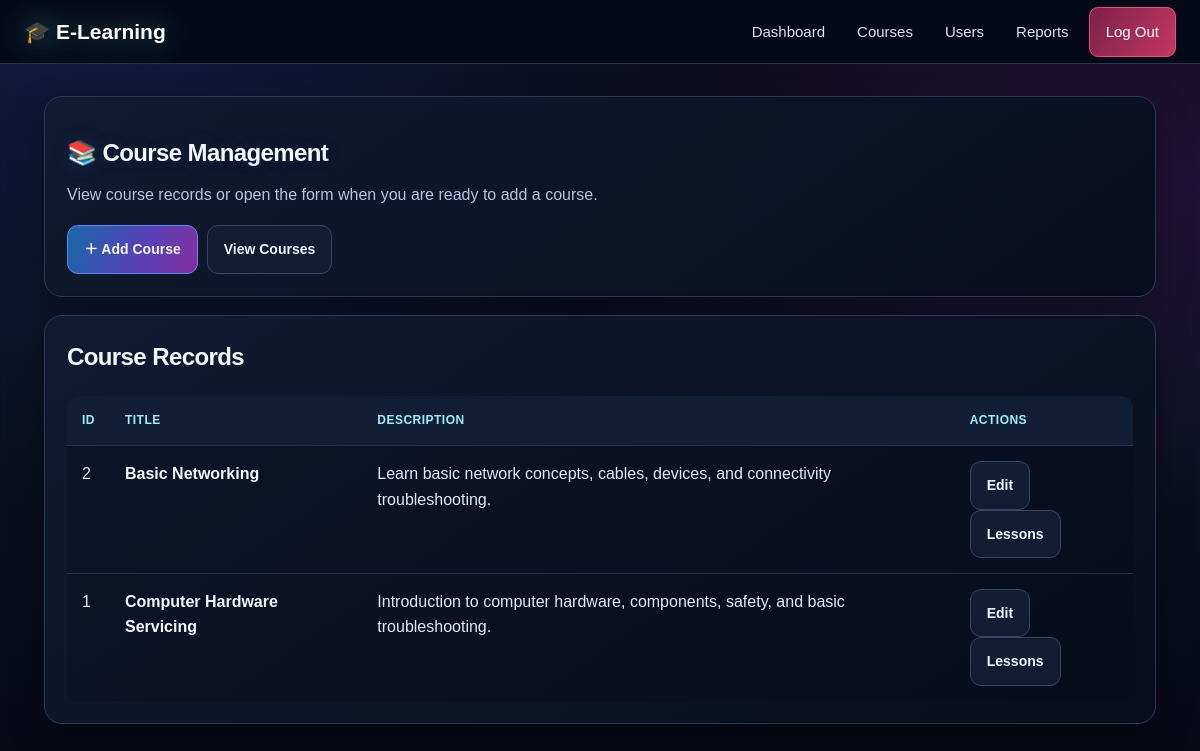
/admin/courses?view=1 (signed in), run on the app's committed database.
### tables this page shows
CREATE TABLE courses(id INTEGER PRIMARY KEY AUTOINCREMENT,title TEXT NOT NULL,description TEXT NOT NULL,created_at TEXT DEFAULT CURRENT_TIMESTAMP);

### app.py (the view, shortened to what this page needs)
@app.route('/admin/courses',methods=['GET','POST'])
@admin_required
def admin_courses():
    con=db()
    edit=con.execute('SELECT * FROM courses WHERE id=?',(request.args['edit'],)).fetchone() if request.args.get('edit') else None
    rows=con.execute('SELECT * FROM courses ORDER BY id DESC').fetchall(); con.close()
    return render_template('admin_courses.html',courses=rows,edit=edit,show_courses=request.args.get('view')=='1' or bool(edit),show_form=request.args.get('add')=='1' or bool(edit))

### app.py (called while the page is built)
def db():
    con=sqlite3.connect(DB)
    con.row_factory=sqlite3.Row
    con.execute('PRAGMA foreign_keys=ON')
    return con

def admin_required(fn):
    @wraps(fn)
    def wrap(*a,**kw):
        if 'user' not in session: return redirect(url_for('login'))
        if session['user']['role']!='admin': flash('Admin access only.'); return redirect(url_for('dashboard'))
        return fn(*a,**kw)
    return wrap

@app.context_processor
def inject():
    return {'user':session.get('user')}

### templates/admin_courses.html (shortened to what this page needs)
{% extends 'base.html' %}{% block content %}<section class="py-card"><h1>📚 Course Management</h1><p class="page-intro">View course records or open the form when you are ready to add a course.</p><div class="actions"><a class="py-btn primary" href="{{ url_for('admin_courses',add=1) }}">＋ Add Course</a><a class="py-btn" href="{{ url_for('admin_courses',view=1) }}">View Courses</a></div></section>{% if show_courses %}<section class="py-card"><h2>Course Records</h2>{% if courses %}<table><thead><tr><th>ID</th><th>Title</th><th>Description</th><th>Actions</th></tr></thead><tbody>{% for c in courses %}<tr><td>{{ c.id }}</td><td><strong>{{ c.title }}</strong></td><td>{{ c.description }}</td><td><a class="py-btn" href="{{ url_for('admin_courses',edit=c.id) }}">Edit</a><a class="py-btn" href="{{ url_for('admin_lessons',view=1) }}">Lessons</a></td></tr>{% endfor %}</tbody></table>{% else %}<p class="empty">No courses have been added yet.</p>{% endif %}</section>{% endif %}{% endblock %}

### static/style.css (style rules this page uses)
* { box-sizing:border-box }
body { margin:0;font-family:Arial,Helvetica,sans-serif;background:#f4f7fb;color:#1f2937 }
table { width:100%;border-collapse:collapse }
th,td { text-align:left;padding:11px;border-bottom:1px solid #e5e7eb;vertical-align:top }
:root { color-scheme:dark; --bg:#070914;--bg-2:#0b1020;--surface:rgba(16,23,43,.88);--surface-solid:#10172b; --surface-2:#141e36;--line:rgba(125,151,205,.22);--text:#edf4ff;--muted:#9baac8; --cyan:#4deaff;--blue:#5588ff;--violet:#b66bff;--pink:#ff5bd6;--green:#57f5b2; --danger:#ff6689;--glow-cyan:0 0 14px rgba(77,234,255,.22);--glow-violet:0 0 20px rgba(182,107,255,.22); }
html { scroll-behavior:smooth;scroll-padding-top:90px;background:var(--bg) }
body { position:relative;isolation:isolate;background:radial-gradient(ellipse at 15% 0%,rgba(67,80,190,.18),transparent 42%),radial-gradient(ellipse at 90% 18%,rgba(134,50,190,.13),transparent 38%),linear-gradient(180deg,#070914 0%,#0a1020 52%,#070914 100%);background-attachment:fixed;color:var(--text);line-height:1.6;overflow-x:hidden }
body:before { content:"";position:fixed;inset:0;z-index:-1;pointer-events:none;opacity:.19;background-image:linear-gradient(rgba(110,145,220,.08) 1px,transparent 1px),linear-gradient(90deg,rgba(110,145,220,.08) 1px,transparent 1px);background-size:44px 44px;mask-image:linear-gradient(to bottom,black,transparent 82%) }
.hero h1,h1,h2,h3 { color:#f4f7ff;letter-spacing:-.025em }
h1 { line-height:1.16;text-shadow:0 0 22px rgba(85,136,255,.12) }
p { color:#c1cce3 }
table { border-collapse:separate;border-spacing:0;background:rgba(7,12,27,.32);border-radius:12px;overflow:hidden }
th { color:#bfefff;background:rgba(77,234,255,.075);font-size:12px;text-transform:uppercase;letter-spacing:.08em }
td,th { border-bottom:1px solid rgba(125,151,205,.16);padding:13px 14px }
tr { transition:background .18s }
.scroll-reveal { opacity:1;transform:none }
.motion-ready .scroll-reveal { opacity:0;transform:translateY(22px) scale(.99);transition:opacity .65s ease var(--reveal-delay,0ms),transform .65s cubic-bezier(.2,.75,.25,1) var(--reveal-delay,0ms) }
.motion-ready .scroll-reveal.is-visible { opacity:1;transform:translateY(0) scale(1) }
:root { color-scheme:dark!important;--bg:#070914;--text:#edf4ff;--muted:#aab8d6;--cyan:#4deaff;--violet:#b66bff }
html,body { min-height:100%;background-color:#070914!important;color:#edf4ff!important }
body { background-image:radial-gradient(ellipse at 8% 0%,rgba(61,86,220,.22),transparent 42%),radial-gradient(ellipse at 94% 22%,rgba(151,46,201,.18),transparent 38%),linear-gradient(180deg,#070914 0%,#0a1020 55%,#070914 100%)!important;background-attachment:fixed!important }
body:before { z-index:0!important;opacity:.15!important;pointer-events:none!important }
h1,h2,h3,h4,strong,b,th { color:#f4f7ff }
p,.muted,small { color:#b5c4e1 }
th { background:#111e36!important;color:#9defff!important }
td { color:#e0e9fa!important }
.motion-ready .scroll-reveal { opacity:0;transform:translateY(25px) scale(.985);transition:opacity .62s ease var(--reveal-delay,0ms),transform .62s cubic-bezier(.2,.75,.25,1) var(--reveal-delay,0ms) }

### data on the page
courses: id "2", title "Basic Networking", description "Learn basic network concepts, cables, devices, and connectivity troubleshooting."
courses: id "1", title "Computer Hardware Servicing", description "Introduction to computer hardware, components, safety, and basic troubleshooting."
